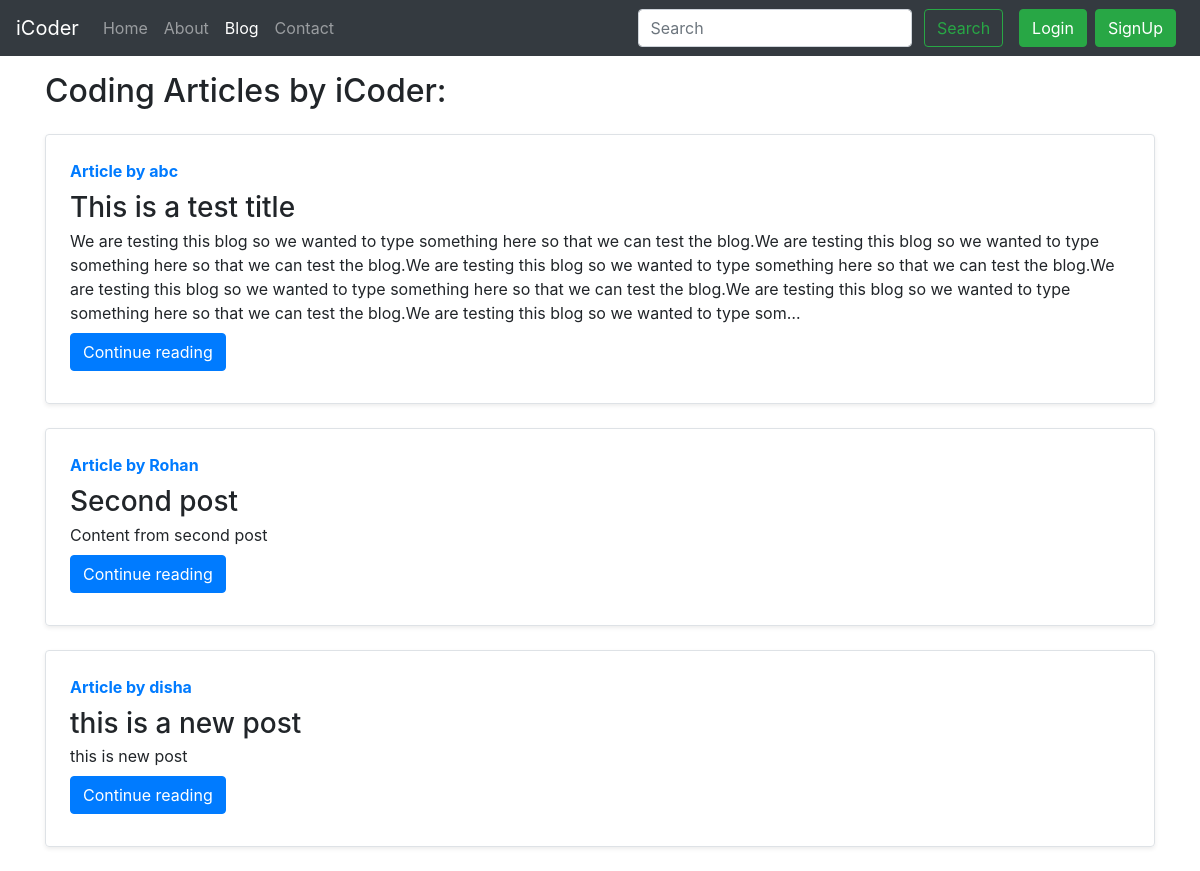
Screenshot of /blog/ with the database file from the repository.
### blog/models.py (models this page shows, shortened)
class Post(models.Model):
    sno = models.AutoField(primary_key=True)
    title = models.CharField(max_length=255)
    content = models.TextField()
    author = models.CharField(max_length=13)
    slug = models.CharField(max_length=130)
    timeStamp = models.DateTimeField(blank=True)

### blog/views.py (the view)
# urls.py: path('', views.blogHome, name='blogHome'),
def blogHome(request):
    allPosts = Post.objects.all()
    context = {'allPosts': allPosts}
    return render(request, 'blog/blogHome.html', context)

### templates/blog/blogHome.html (shortened to what this page needs)
{% extends 'base.html' %}
{% block blogactive %} active {% endblock blogactive %}
{% block body %}
<div class="container my-3">
    <h2>Coding Articles by iCoder:</h2>
    {% for post in allPosts %}
    <div class="row no-gutters border rounded overflow-hidden flex-md-row my-4 shadow-sm h-md-250 position-relative">
        <div class="col p-4 d-flex flex-column position-static">
            <strong class="d-inline-block mb-2 text-primary">Article by {{post.author}}</strong>
            <h3 class="mb-0">{{post.title}}</h3>
            <p class="card-text mb-auto">{{post.content| truncatechars:500 }}</p>
            <div class="my-2">
            <a href="/blog/{{post.slug}}" role="button" class="btn btn-primary">Continue reading</a>
            </div>
        </div>
    </div>
    {% endfor %}
</div>
{% endblock body %}

### templates/base.html (shortened to what this page needs)
<!doctype html>
<html lang="en">
<head>
  <link rel="stylesheet" href="https://stackpath.bootstrapcdn.com/bootstrap/4.4.1/css/bootstrap.min.css"
>
</head>
<body>
  <nav class="navbar navbar-expand-lg navbar-dark bg-dark">
    <a class="navbar-brand" href="/">iCoder</a>
    <div class="collapse navbar-collapse" id="navbarSupportedContent">
      <ul class="navbar-nav mr-auto">
        <li class="nav-item {% block homeactive %} {% endblock homeactive %}">
          <a class="nav-link" href="/">Home <span class="sr-only">(current)</span></a>
        </li>
        <li class="nav-item {% block aboutactive %} {% endblock aboutactive %}">
          <a class="nav-link" href="/about">About</a>
        </li>
        <li class="nav-item {% block blogactive %} {% endblock blogactive %}">
          <a class="nav-link" href="/blog">Blog</a>
        </li>
        <li class="nav-item {% block contactactive %} {% endblock contactactive %}">
          <a class="nav-link" href="/contact">Contact</a>
        </li>
      </ul>
      <div class="ml-auto form-inline">
      <form method="get" action="/search" class=" my-2 my-lg-0 mx-3">
        <input class="form-control mr-sm-2" type="search" placeholder="Search" aria-label="Search" name="query"
          id="query">
        <button class="btn btn-outline-success my-2 my-sm-0" type="submit">Search</button>
      </form>
      {% if user.is_authenticated %}
      <ul class="navbar-nav mr-2">
      <li class="nav-item dropdown">
        <a class="nav-link dropdown-toggle" href="#" id="navbarDropdown" role="button" data-toggle="dropdown" aria-haspopup="true" aria-expanded="false">
          Welcome {{request.user}}
        </a>
        <div class="dropdown-menu" aria-labelledby="navbarDropdown">
          <a class="dropdown-item" href="/logout">Logout</a>
        </div>
      </li>
      </ul>
      {% else %}
      <button type="button" class="btn btn-success mr-2" data-toggle="modal" data-target="#loginModal">
        Login
      </button>
      <button type="button" class="btn btn-success mr-2" data-toggle="modal" data-target="#signupModal">
        SignUp
      </button>
      {% endif %}
      </div>
    </div>
  </nav>
  {% block body %}
  {% endblock body %}
</body>
</html>

### rows the page displays
Post: author "abc", title "This is a test title", content "We are testing this blog so we wanted to type something here so that we can test the blog.We are testing this blog so we wanted to type something here so that we can test the blog.We are testing this blog so we wanted to type something here so that we can test the blog.We are testing this blog so we wanted to type something here so that we can test the blog.We are testing this blog so we wanted to type something here so that we can test the blog.We are testing this blog so we wanted to type som…"
Post: author "Rohan", title "Second post", content "Content from second post"
Post: author "disha", title "this is a new post", content "this is new post"
